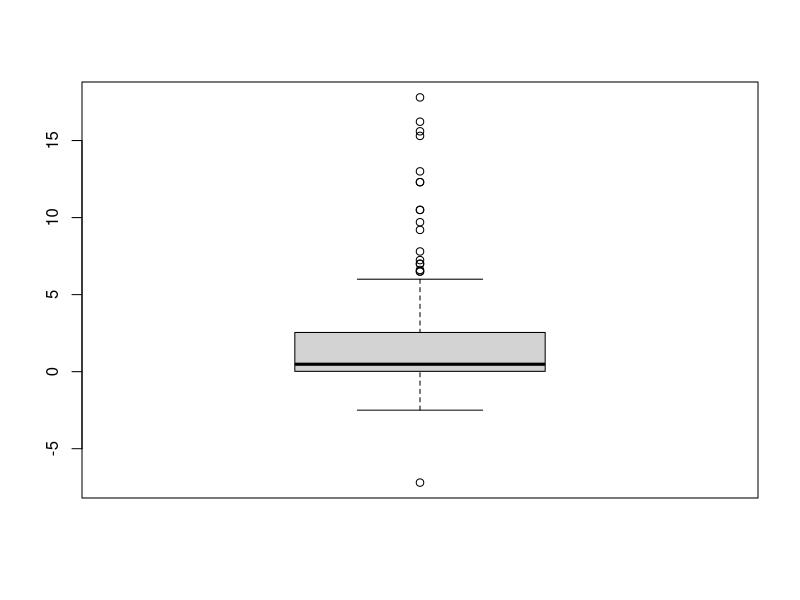
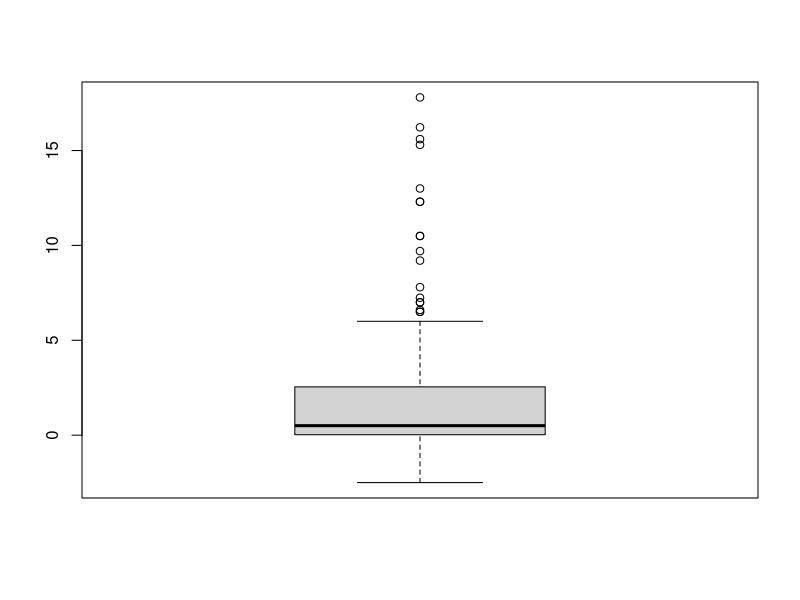
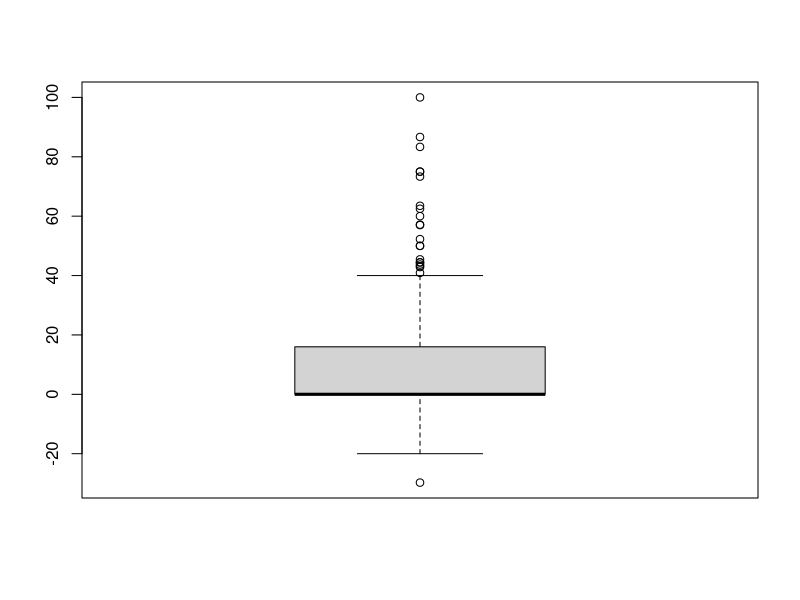
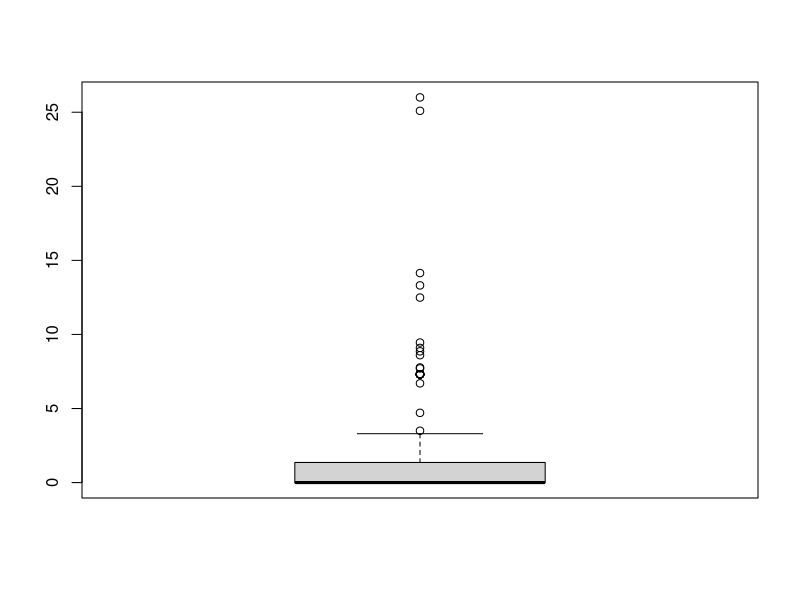
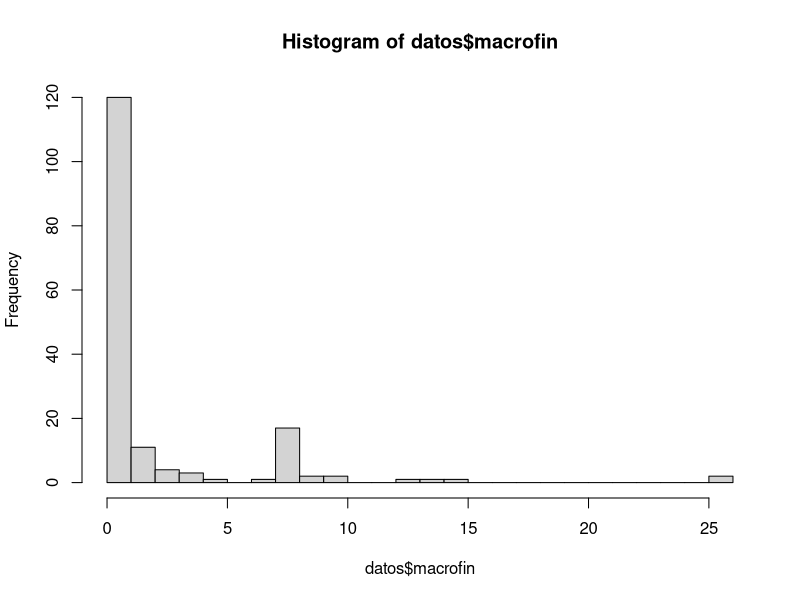
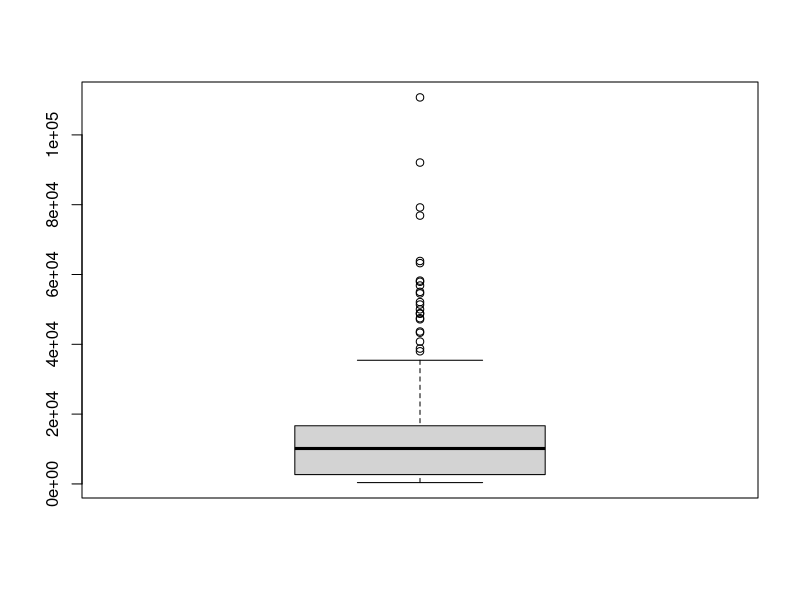
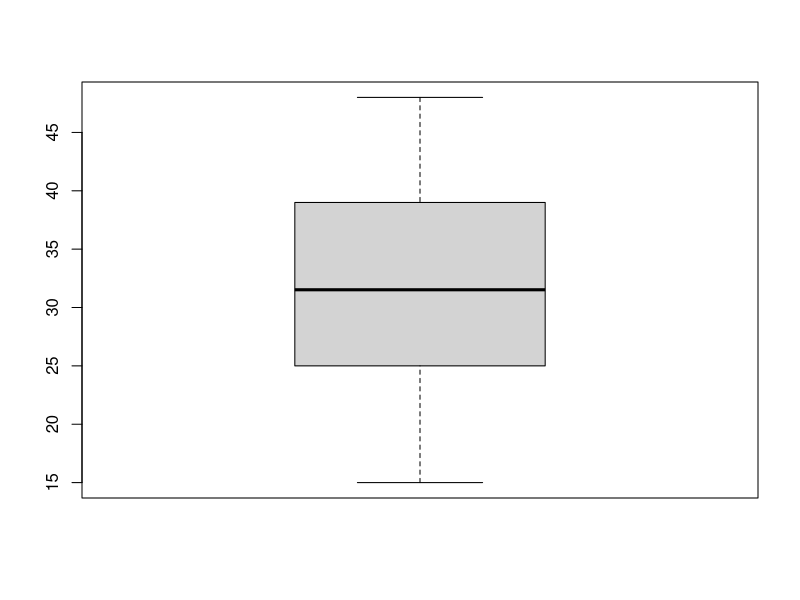
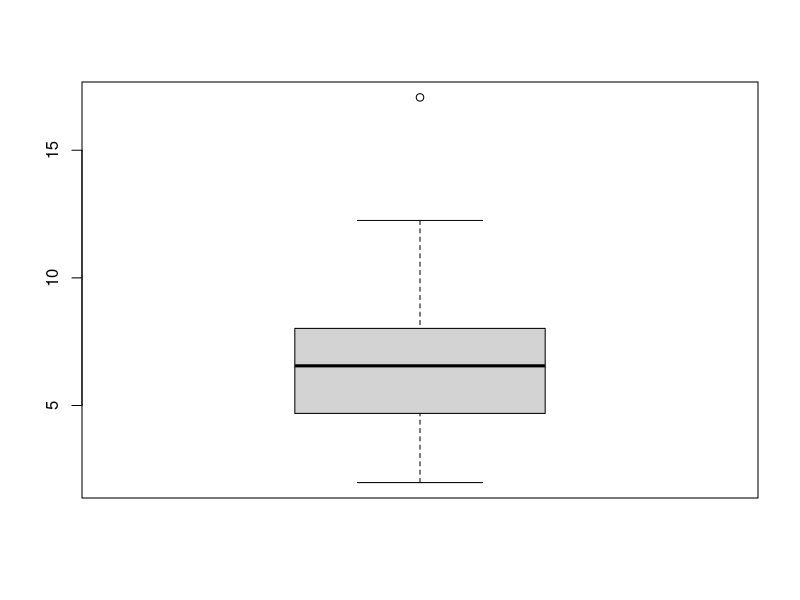

These charts were generated, in order, by the following R code:
## ---- chunk 1
knitr::opts_chunk$set(echo=FALSE,
                      include=FALSE,
                      warning = FALSE,
                      message = FALSE,
                      fig.pos = 'H',
                      fig.align = 'center',
                      out.extra = '',
                      fig.hold = 'hold',
                      out.width = "50%"
                      )
options(xtable.comment=FALSE,
        xtable.table.placement="H")
## ---- chunk 2
library(dplyr)
library(ggplot2)
library(readxl)
library(xtable)
library(FactoMineR)
library(forcats)


## ---- chunk 3

##INTENTO CON OTRAS BASES, IMPUTACION Y REMPLAZO DE VALORES FALTANTES##



# #Lectura de los datos, se incluyen valores de distintas bas.es
# 
# datos <- read.table("corona.txt", sep = "\t", header = TRUE)
# 
# datos <- datos  %>% rename(healthexp= "currenthealthexpenditureofgdpshx", gdppercap = "gdppercapitaconstant2010us" )
# 
# 
# 
# datos_supl <- read_xlsx("bases otras fuentes/owid-covid-data.xlsx")
# 
# datos_supl2 <- datos_supl %>% 
#   mutate(date = as.Date(date)) %>% 
#   filter(date == as.Date("2020-03-31"))
#   
#  
# #verificamos que tenemos los datos de los paises en la base suplementaria
# 
# faltan <- datos$country %in% datos_supl2$location
# datos$country[which(faltan == FALSE)]
# 
# #queremos completar las variables con datos faltantes, usando otra base
# ##estos tienen datos disponibles al 31/03/2020
# datos_supl2$location <-  recode(datos_supl2$location,
#                             `Cape Verde` = "Cabo Verde",
#                             `Congo` = "Congo, R",
#                             `Cote d'Ivoire` = "Cote Ivory",
#                             `Czechia` = "Czech Republic",
#                             `Guinea-Bissau` = "Guinea Bissau",
#                             `Slovakia` = "Slovak Republic"
#                             )
# 
# 
# datos_supl3 <- datos_supl2 %>% filter(location %in% c("Cabo Verde", "Congo, R", "Cote Ivory", "Czech Republic", "Guinea Bissau", "Slovak Republic"))
# 
# 
# 
# 
# 
# 
# 
# 
# 
# 
# 
# 
# ###Observaciones que le faltan datos del 31/03/2020, remplazamos con la info mas cercana a esa fecha
# 
# nodata<- datos_supl %>% filter(location %in% c("Lesotho", "Tajikistan", "Tonga", "Turkmenistan", "Yemen")) %>%
#   select(location, median_age, gdp_per_capita, hospital_beds_per_thousand, date) %>% 
#   rename(country= "location", medage = "median_age", gdppercap = "gdp_per_capita", hospitalbed = "hospital_beds_per_thousand") %>% 
#   mutate(country = if_else(country == "Tajikistan", "Taijikistan", country)) %>%
#   arrange(date) %>% 
#   group_by(country) %>% 
#   filter(row_number()==1) 
#   
# 
# faltantes <- datos %>% 
#   filter(country %in% c("Lesotho", "Taijikistan", "Tonga", "Turkmenistan", "Yemen" )) %>% 
#   select(-c("medage", "gdppercap", "hospitalbed"))
# 
# 
# nodata <- left_join(nodata, faltantes, by = "country") %>% 
#   mutate(hospitalbed = as.double(hospitalbed)) %>% 
#   select(-date)
# 
# 
# #info de lesotho extraida del banco mundial
# nodata[3,4] <- 1.3 
# 
# 
# ##Ahora unimos estos datos a los datos de la base
# `%nin%` = Negate(`%in%`) 
# 
# datos <- datos %>% 
#   filter(country %nin% c("Lesotho", "Tajikistan", "Tonga", "Turkmenistan", "Yemen")) %>% 
#   select(names(nodata)) %>%
#   rbind(nodata)

## ---- chunk 4
#Lectura de los datos

datos <- read.table("corona.txt", sep = "\t", header = TRUE)

datos <- datos  %>% rename(healthexp= "currenthealthexpenditureofgdpshx", gdppercap = "gdppercapitaconstant2010us" )
## ---- chunk 5
datospob <- read_xls("datospob.xls") %>% 
  select(`Country Name`, `2018`) %>%
  rename(country = `Country Name`, denspob = `2018` )


faltan <- datos$country %in% datos$country
datos$country[which(faltan == FALSE)]


datospob$country <-  recode(datospob$country,
                    `Bahamas, The` = "Bahamas",
                    `Brunei Darussalam` = "Brunei",
                    `Congo, Rep.` = "Congo, R",
                    `Cote d'Ivoire` = "Cote Ivory",
                    `Congo, Dem. Rep.` = "Democratic Republic of Congo",
                    `Egypt, Arab Rep.` = "Egypt",
                    `Gambia, The` = "Gambia",
                    `Guinea-Bissau` = "Guinea Bissau",
                    `Hong Kong SAR, China` = "Hong Kong",
                    `Iran, Islamic Rep.` = "Iran",
                    `Kyrgyz Republic` = "Kyrgyzstan",
                    `Lao PDR` = "Laos",
                    `Russian Federation` = "Russia",
                    `Korea, Rep.` = "South Korea",
                    `Tajikistan` = "Taijikistan",
                    `Yemen, Rep.` = "Yemen"
                    )

#sum(datos$country %in% datospob$country)-length(datos$country %in% datospob$country) control

datos <- datos %>% left_join(datospob, by="country")
## ---- chunk 6
dim(datos)
## ---- chunk 7
cbind("Variable"=names(datos), "Nº de NA's"=NAcheck <- as.numeric(apply(is.na(datos), 2, sum))) %>% 
  as.data.frame %>% 
  filter(`Nº de NA's`!=0) %>% 
  t() %>%
    xtable(caption="Tabla de cantidad de observaciones faltables para las variables.") %>% 
  print.xtable(include.colnames = FALSE)

datos <- datos %>% select(-c(stringency))

## ---- chunk 8

dim(datos)
(NAcheck <- as.numeric(apply(is.na(datos), 2, sum)))

#Hay NAs en varias variables, una opcion de imputacion, en las cuantitativas imputar la media y en las cualitativas el modo. Stringency tiene 93 NAs (evaluar sacarla)

#vector de valores medios

vals_meds <- rep(0, dim(datos)[2])

for(j in 1:dim(datos)[2]){
  
  vals_meds[j] <- mean(datos[,j], na.rm = TRUE)
}

#imputacion de vals medios en NAs

for(j in 1:dim(datos)[2]){
  if(NAcheck[j]>0){
    
    for(i in 1:dim(datos)[1]){
      if(is.na(datos[i,j])==TRUE){
       datos[i,j] <- vals_meds[j] 
    }
    }
  }
}


## ---- chunk 9

correl <- datos %>% select(-c(country, othermonetary, otherbop, CESI_INDEX)) %>% cor()

correl %>% round(2) %>%  xtable(caption="Matriz de correlaciones") %>% print.xtable(include.rownames = FALSE)

## ---- chunk 10
datos %>% arrange(desc(bopgdp)) %>% head(11) %>% select(country, bopgdp) %>% xtable(caption = "Tabla de medidas de balanza de pago como porcentaje de PBI, ordenada de forma decreciente.")

## ---- chunk 11
summary(as.factor(datos$otherbop))
## ---- chunk 12
boxplot(datos$fiscal)

datos %>% select(country, fiscal) %>% arrange(fiscal) %>% head(1)

datos %>% filter(country!="Algeria") %>% select(fiscal) %>% boxplot()


## ---- chunk 13
boxplot(datos$ratecut)

datos %>% select(country, ratecut) %>% arrange(desc(ratecut)) %>% head(20)

datos %>% filter(ratecut < 0) %>% count()
datos %>% filter(ratecut == 0) %>% count()


bigote <- quantile(datos$ratecut, 0.75)+ 1.5*IQR(datos$ratecut)

datos %>% filter(ratecut > bigote) %>% count()

## ---- chunk 14
boxplot(datos$macrofin)
## ---- chunk 15
hist(datos$macrofin, breaks = 25)

datos %>% filter(macrofin == 0) %>% count()
## ---- chunk 16
datos %>% filter(bopgdp == 0) %>% count()
## ---- chunk 17
boxplot(datos$gdppercap)
## ---- chunk 18
datos %>% select(country, gdppercap) %>% arrange(desc(gdppercap)) %>% head(3)
## ---- chunk 19

boxplot(datos$medage)

datos[which.max(datos$medage),]
datos[which.min(datos$medage),]



boxplot(datos$healthexp)

datos[which.max(datos$healthexp),]

## ---- chunk 20
boxplot(datos$hospitalbed)


datos %>% select(country, hospitalbed) %>% arrange(desc(hospitalbed)) %>% head(10)


## ---- chunk 21
boxplot(datos$infectionrate)

quantile(datos$infectionrate, 0.75)
datos %>% select(country, infectionrate) %>% arrange(desc(infectionrate)) %>% head(20)

## ---- chunk 22
vars.indice <- c("fiscal", "ratecut", "macrofin", "bopgdp", "othermonetary", "otherbop")

acp_indice <- PCA(select(datos, vars.indice), ncp=6)

summary(acp_indice)

ind.est.econ <- acp_indice$ind$coord[,1]

cor(ind.est.econ, datos$CESI_INDEX)

sum(ind.est.econ-datos$CESI_INDEX) #Llegamos a que son el mismo índice

#No coinciden los componentes de las variables con los que presentan los autores en el artículo. # PREGUNTAR

## ---- chunk 23
acp_indice$eig
## ---- chunk 24
#plot.PCA(acp_indice, choix = "var")

summary(acp_indice)

acp_indice$var$coord[,1] %>% as.data.frame %>% xtable(caption="Correlación de cada variable con el índice de estímulo económico.")


## ---- chunk 25
datos$noinfectionrate <- 1-datos$infectionrate

datos$CESI_INDEX2 <- ind.est.econ


#ANEXO vars.acp2 <- c("medage", "gdppercap", "healthexp", "hospitalbed", "noinfectionrate", "CESI_INDEX2", "denspob")

#ANEXO acp2 <- PCA(datos[,vars.acp2], ncp=7)



vars.acp3 <- c("medage", "gdppercap", "healthexp", "hospitalbed", "noinfectionrate", "CESI_INDEX2")

acp3 <- PCA(datos[,vars.acp3], ncp=7)

acp3$eig %>% round(2) %>%  as.data.frame() %>% rename(`Valor propio`="eigenvalue", `% de varianza`= "percentage of variance", `% acumulado de varianza`="cumulative percentage of variance") %>% xtable(caption="Valores propios asociados a las componentes principales y porcentajes de inercia de cada uno.")

#gdppercap y cesi colineales porque probablemente los coeficientes son iguales

#Rlos angulos de noinfectionrate y de hospitalbed son muy parecidos con el eje 2

## ---- chunk 26
plot.PCA(acp3, axes= c(1,2), choix = c("var"))

#ver como interpretar la ""colinealidad"" entre infectionrate y gdppercap en el primer plano principal
## ---- chunk 27
acp3$var$coord %>% round(2) %>% as.data.frame() %>% select(Dim.1, Dim.2) %>% 
  xtable(caption="Coordenadas de las variables originales en el primer plano principal")

# acp3$var$cos2 %>% round(2) %>% as.data.frame() %>% select(Dim.1, Dim.2) %>%
#   xtable(caption="cos2 de los ángulos de las variables con los ejes del primer plano principal")

#CONSULTAR

## ---- chunk 28
summary(acp3)


plot.PCA(acp3, choix = "ind", habillage="cos2")

#steam_ncp sirve para estimar la cantidad de componentes con la cual quedarse
## ---- chunk 29
vars.acp4 <- c("healthexp", "medage", "noinfectionrate", "CESI_INDEX2", "hospitalbed")

acp4 <- PCA(datos[,vars.acp4], ncp=7)

# acp3$eig %>% round(2) %>%  as.data.frame() %>% rename(`Valor propio`="eigenvalue", `% de varianza`= "percentage of variance", `% acumulado de varianza`="cumulative percentage of variance") %>% xtable(caption="Valores propios asociados a las componentes principales y porcentajes de inercia de cada uno.")

#gdppercap y cesi colineales porque probablemente los coeficientes son iguales

#Rlos angulos de noinfectionrate y de hospitalbed son muy parecidos con el eje 2
## ---- chunk 30
plot.PCA(acp3, axes= c(1,3), choix = c("var"))
## ---- chunk 31
vars.acp4 <- c( "gdppercap", "healthexp", "hospitalbed", "noinfectionrate", "CESI_INDEX2")

acp4 <- PCA(datos[,vars.acp4], ncp=7)

summary(acp4)
## ---- chunk 32
vars.acp5 <- c("medage", "healthexp", "hospitalbed", "noinfectionrate", "CESI_INDEX2")

acp5 <- PCA(datos[,vars.acp5], ncp=7)

summary(acp5)
## ---- chunk 33
#AL hacer indice de salud, considerar cambios de escala
